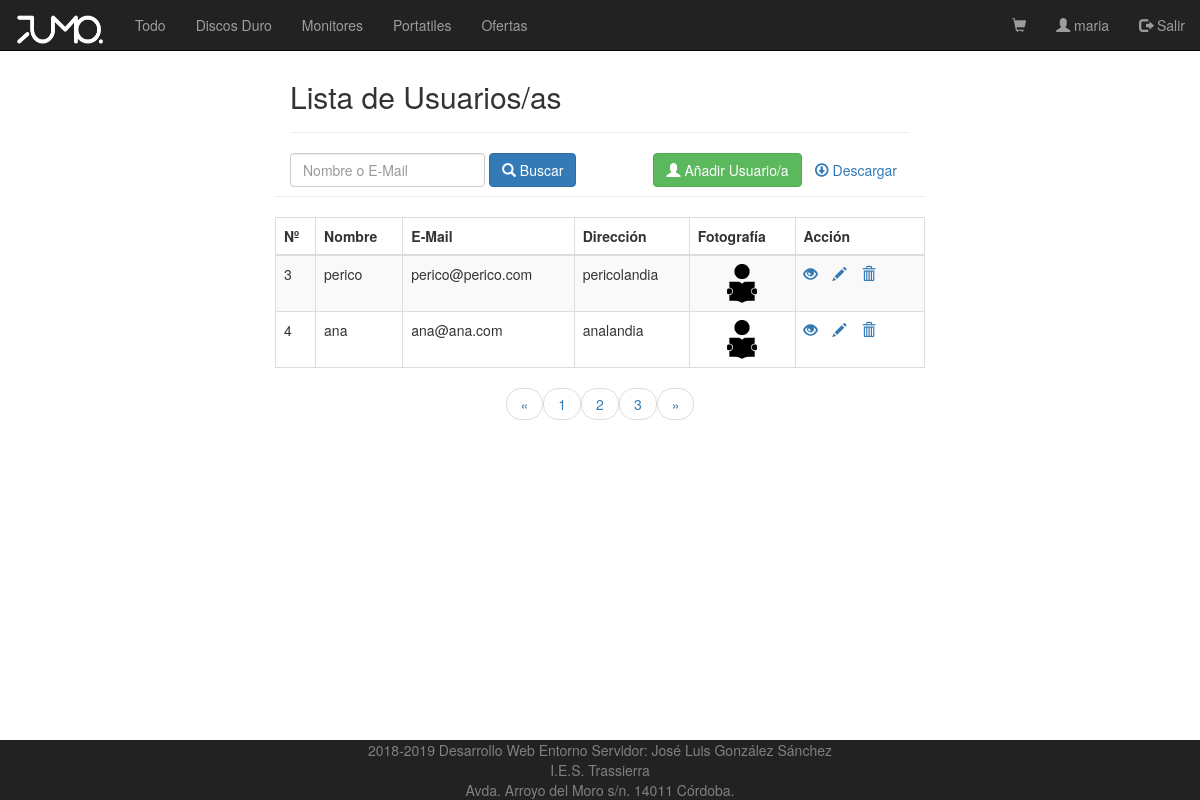
Page /vistas/admin_listado_usuarios.php?limit=2&page=2 (signed in) on the committed database.
### tables this page shows
CREATE TABLE IF NOT EXISTS `usuarios` (
  `ID` int(11) NOT NULL AUTO_INCREMENT,
  `NOMBRE` varchar(100) NOT NULL DEFAULT '',
  `PASS` varchar(100) NOT NULL,
  `EMAIL` varchar(100) NOT NULL,
  `DIRECCION` varchar(100) NOT NULL,
  `FOTO` varchar(100) NOT NULL,
  `ADMIN` tinyint(1) NOT NULL DEFAULT '0',
  PRIMARY KEY (`ID`)
);

### controladores/ControladorUsuario.php (called while the page is built, shortened)
<?php
require_once MODEL_PATH . "Usuario.php";
require_once CONTROLLER_PATH . "ControladorBD.php";
class ControladorUsuario {
    static private $instancia = null;
    public static function getControlador() {
        if (self::$instancia == null) {
            self::$instancia = new ControladorUsuario();
        }
        return self::$instancia;
    }
    public function buscarUsuarioID($id) {
        $bd = ControladorBD::getControlador();
        $bd->abrirBD();
        $consulta = "select * from usuarios where ID = '" . $id ."'";
        $filas = $bd->consultarBD($consulta);
        if ($filas->rowCount() > 0) {
            while ($fila = $filas->fetch()) {
                $usuario = new Usuario($fila['ID'], $fila['NOMBRE'], $fila['PASS'], $fila['EMAIL'], $fila['DIRECCION'], $fila['FOTO'], $fila['ADMIN']);
            }
            return $usuario;
        } else {
            return null;
        }
    }
 public function getConsultaListado($nombre, $email){
     return "select * from usuarios where nombre like '%".$nombre."%' or email like '%".$email."%'";
 }
}

### controladores/ControladorBD.php (called while the page is built, shortened)
<?php
class ControladorBD {
    private $servername = "localhost";
    private $username = "root";
    private $password = "";
    private $dbname = "tienda";
    private $bd;
    static private $instancia = null;
    public static function getControlador() {
        if (self::$instancia == null) {
            self::$instancia = new ControladorBD();
        }
        return self::$instancia;
    }
    public function abrirBD() {
        try {
            $this->bd = new PDO("mysql:host=$this->servername;dbname=$this->dbname", $this->username, $this->password);
            $this->bd->setAttribute(PDO::ATTR_ERRMODE, PDO::ERRMODE_EXCEPTION);
        } catch (PDOException $e) {
            die("conexión fallida " . $e->getMessage());
        }
    }
    public function cerrarBD() {
        $this->bd = null;
    }
    public function consultarBD($consulta) {
        if ($this->rs = $this->bd->query($consulta)) {
            return $this->rs;
        } else {
            echo "ERROR: No se puede ejecutar consulta $consulta. " . $this->bd->error;
        }
    }
}

### modelos/Usuario.php (called while the page is built, shortened)
<?php
class Usuario implements Serializable {
    private $id;
    private $nombre;
    private $email;
    private $direccion;
    private $foto;
    private $admin;
    public function __construct($id, $nombre, $pass, $email, $direccion, $foto, $admin) {
        $this->id = $id;
        $this->nombre = $nombre;
        $this->email = $email;
        $this->direccion = $direccion;
        $this->foto = $foto;
        $this->admin = $admin;
    }
    function getId() {
        return $this->id;
    }
    function getNombre() {
        return $this->nombre;
    }
    function getEmail() {
        return $this->email;
    }
    function getFoto() {
        return $this->foto;
    }
    function getDireccion() {
        return $this->direccion;
    }
    function getAdmin() {
        return $this->admin;
    }
}

### vistas/admin_listado_usuarios.php (the view, shortened to what this page needs)
<?php
require_once CONTROLLER_PATH . "ControladorUsuario.php";
require_once CONTROLLER_PATH . "Paginador.php";
require_once VIEW_PATH."cabecera.php";
require_once VIEW_PATH."navbar.php";
?>
<div class="wrapper">
    <div class="container-fluid">
        <div class="row">
            <div class="col-md-12">
                <div class="page-header clearfix">
                    <h2 class="pull-left">Lista de Usuarios/as</h2>
                </div>
                <form class="form-inline" action="<?php echo htmlspecialchars($_SERVER["PHP_SELF"]); ?>" method="post">
                    <div class="form-group mx-sm-5 mb-2">
                        <input type="text" class="form-control" id="buscar" name="usuario" placeholder="Nombre o E-Mail">
                    </div>
                    <button type="submit" class="btn btn-primary mb-2"> <span class="glyphicon glyphicon-search"></span>  Buscar</button>
                    <a href="/tienda/utilidades/descargar_usuarios.php" class="btn pull-right" target="_blank"><span class="glyphicon glyphicon-download"></span>  Descargar</a>
                    <a href="admin_crear_usuarios.php" class="btn btn-success pull-right"><span class="glyphicon glyphicon-user"></span>  Añadir Usuario/a</a>
                </form>
            </div>
            <div class="page-header clearfix">
            </div>
            <?php
            if (!isset($_POST["usuario"])) {
                $nombre = "";
                $email = "";
            } else {
                $nombre = $_POST["usuario"];
                $email = $_POST["usuario"];
            }
            $controlador = ControladorUsuario::getControlador();
            $pagina = ( isset($_GET['page']) ) ? $_GET['page'] : 1;
            $enlaces = ( isset($_GET['enlaces']) ) ? $_GET['enlaces'] : 10;
            $consulta = $controlador->getConsultaListado($nombre, $email);
            $limite = 2;
            $paginador  = new Paginador($consulta, $limite);
            $resultados = $paginador->getDatos($pagina);
            if (count( $resultados->datos)>0) {
                echo "<table class='table table-bordered table-striped'>";
                echo "<thead>";
                echo "<tr>";
                echo "<th>Nº</th>";
                echo "<th>Nombre</th>";
                echo "<th>E-Mail</th>";
                echo "<th>Dirección</th>";
                echo "<th>Fotografía</th>";
                echo "<th>Acción</th>";
                echo "</tr>";
                echo "</thead>";
                echo "<tbody>";
                foreach($resultados->datos as $dato){
                    $usuario = new Usuario($dato["ID"], $dato["NOMBRE"], $dato["PASS"], $dato["EMAIL"], $dato["DIRECCION"], $dato["FOTO"], $dato["ADMIN"]);
                    echo "<tr>";
                    echo "<td>" . $usuario->getId() . "</td>";
                    echo "<td>" . utf8_encode($usuario->getNombre()) . "</td>";
                    echo "<td>" . $usuario->getEmail() . "</td>";
                    echo "<td>" . $usuario->getDireccion() . "</td>";
                    echo "<td> <div class='text-center'>";
                    echo "<img src='".PICTURE_PATH.$usuario->getFoto()."' class='rounded' class='img-thumbnail' width='30' height='auto'>";
                    echo "</div>";
                    echo "</td>";
                    echo "<td>";
                    echo "<a href='admin_leer_usuarios.php?id=" . base64_encode($usuario->getId()) . "' title='Ver Usuario/a' data-toggle='tooltip'><span class='glyphicon glyphicon-eye-open'></span></a>";
                    echo "<a href='admin_actualizar_usuarios.php?id=" . base64_encode($usuario->getId()) . "' title='Actualizar Usuario/a' data-toggle='tooltip'><span class='glyphicon glyphicon-pencil'></span></a>";
                    echo "<a href='admin_borrar_usuarios.php?id=" . base64_encode($usuario->getId()) . "' title='Borar Usuario/a' data-toggle='tooltip'><span class='glyphicon glyphicon-trash'></span></a>";
                    echo "</td>";
                    echo "</tr>";
                }
                echo "</tbody>";
                echo "</table>";
                echo "<ul class='pager'>";
                echo $paginador->crearLinks($enlaces);
                echo "</ul>";
            } else {
                echo "<p class='lead'><em>No se ha encontrado datos de usuarios/as.</em></p>";
            }
            ?>
        </div>
    </div>
</div>
<?php require_once VIEW_PATH."pie.php"; ?>

### vistas/navbar.php (shortened to what this page needs)
<?php
require_once CONTROLLER_PATH . "ControladorUsuario.php";
require_once CONTROLLER_PATH . "ControladorCarrito.php";
if(isset($_SESSION['USUARIO'])){
    $contUsuario = ControladorUsuario::getControlador();
    $id = base64_decode($_SESSION['USUARIO']);
    $usuario = $contUsuario->buscarUsuarioID($id);
} else{
    $usuario = new Usuario(-1, "", "", "", "", "", -1);
}
$itemsCarrito = 0;
echo "<nav class='navbar navbar-inverse navbar-fixed-top'>";
  echo "<div class='container-fluid'>";
    echo "<div class='navbar-header'>";
        echo "<a class='navbar-brand' href='/tienda/index.php'>";
            echo "<span id='foo'>";
                echo "<img src='/tienda/imagenes/logo.png' height='30' width='90' alt='logo'/>";
            echo "</span>";
        echo "</a>";
    echo "</div>";
     echo "<ul class='nav navbar-nav'>";
    if($usuario->getAdmin()<=1){
      echo "<li><a href='principal.php?tipo=Todo'>Todo</a></li>";
      echo "<li><a href='principal.php?tipo=DiscoDuro'>Discos Duro</a></li>";
      echo "<li><a href='principal.php?tipo=Monitores'>Monitores</a></li>";
      echo "<li><a href='principal.php?tipo=Portatiles'>Portatiles</a></li>";
      echo "<li><a href='principal.php?tipo=Ofertas'>Ofertas</a></li>";
    }if($usuario->getAdmin()==1) {
      echo "<li><a href='admin_listado_productos.php'>Productos</a></li>";
      echo "<li><a href='admin_listado_usuarios.php'>Usuarios</a></li>";
    }
    echo "</ul>";
    echo "<ul class='nav navbar-nav navbar-right'>";
      if($usuario->getAdmin()>=0){
        if($itemsCarrito>0){
            echo "<li><a id='carrito' href='carrito_compra.php'><span class='glyphicon glyphicon-shopping-cart'></span><font color='darksalmon'> ".$itemsCarrito."</font></a></li>";
        }else{
            echo "<li><a id='carrito' href='carrito_compra.php'><span class='glyphicon glyphicon-shopping-cart'></span>  </a></li>";
        }
        echo "<li><a href='ficha.php?id=" .  base64_encode($usuario->getId()) . "''><span class='glyphicon glyphicon-user'></span>  ".$usuario->getNombre()."</a></li>";
        echo "<li><a href='salir.php'><span class='glyphicon glyphicon-log-out'></span> Salir</a></li>";
      }else if($usuario->getAdmin()==-1){
        echo "<li><a href='registro.php'><span class='glyphicon glyphicon-user'></span> Registrarse</a></li>";
        echo "<li><a href='identificacion.php'><span class='glyphicon glyphicon-log-in'></span> Identificarse</a></li>";
      }
    echo "</ul>";
  echo "</div>";
echo "</nav>";
echo "<br><br>";
?>

### vistas/cabecera.php (style rules this page uses)
.wrapper { width: 650px; margin: 0 auto; }
.page-header h2 { margin-top: 0; }
table tr td:last-child a { margin-right: 15px; }

### rows in the picture
usuarios: NOMBRE "maria"
usuarios: ID "3", NOMBRE "perico", EMAIL "perico@perico.com", DIRECCION "pericolandia", FOTO (picture)
usuarios: ID "4", NOMBRE "ana", EMAIL "ana@ana.com", DIRECCION "analandia", FOTO (picture)
